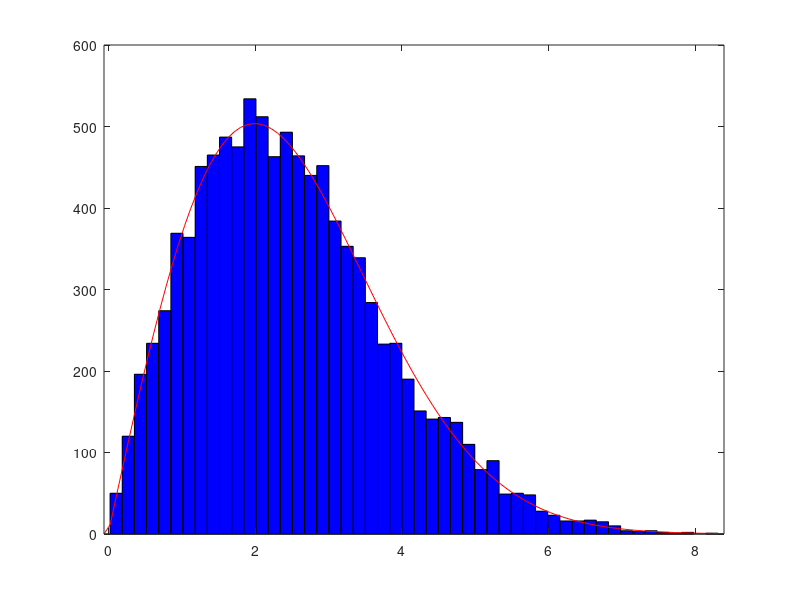

The MATLAB source for this figure: (Note: this script raises an error after producing the figure.)
clear,clc,close all

% サンプルデータの生成
x = raylrnd(2, 10000, 1); % σ = 2 のRayleigh分布からサンプルを生成

% histfitによるフィッティング
a = histfit(x, 50, 'rayleigh');
pd = fitdist(x, 'rayleigh');% fitdistでパラメータの推定値を取得
sigma_estimated = pd.B;
xlabel('x');
ylabel('関数 histfit によるフィッティング');

% パラメータの推定値をPDFに代入してフィッティング
x_values = linspace(min(x), max(x), 100);
pdf_values = (x_values / sigma_estimated^2) .* exp(-x_values.^2 / (2*sigma_estimated^2));
yyaxis right
plot(x_values, pdf_values, 'g--', 'LineWidth', 2);
ylabel('PDFによるフィッティング');
legend('Rayleigh distribution(σ = 2)', 'histfit', 'PDF');